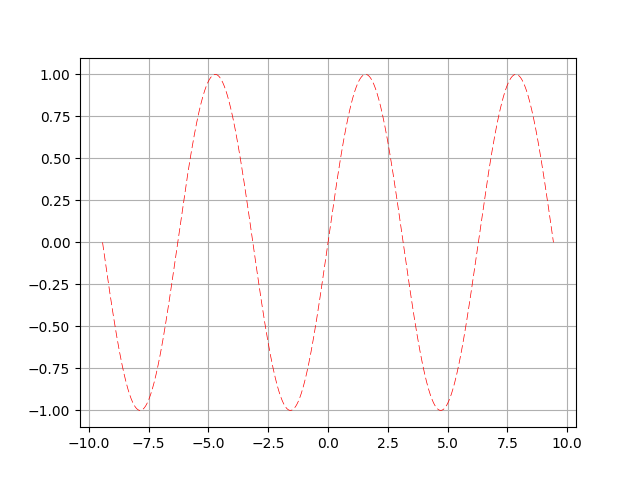

Reproduce this figure in Python.
import numpy as np 
import pylab as pl
x = np.linspace(-3*np.pi, 3*np.pi, 2014)
y = np.sin(x)
pl.plot(x, y, 'r',ls="--", linewidth=0.5)
pl.grid(True)
pl.savefig('Sin.png')